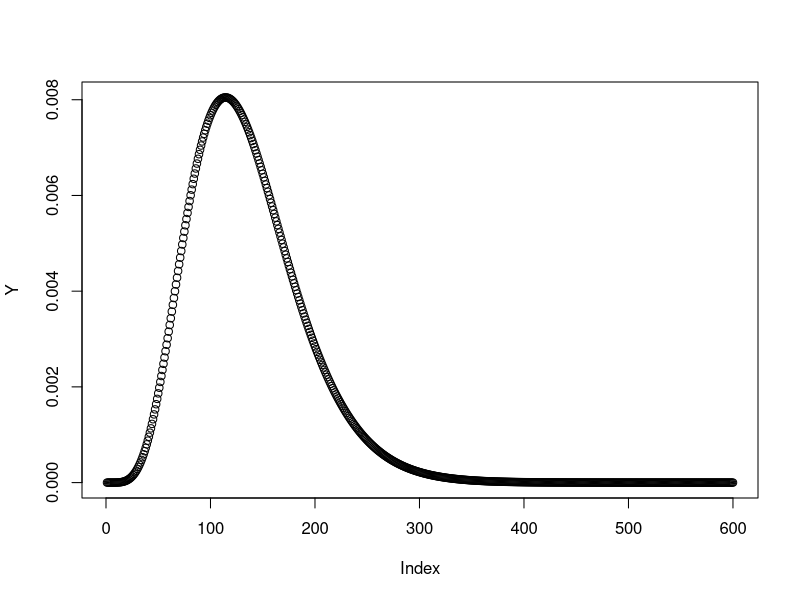
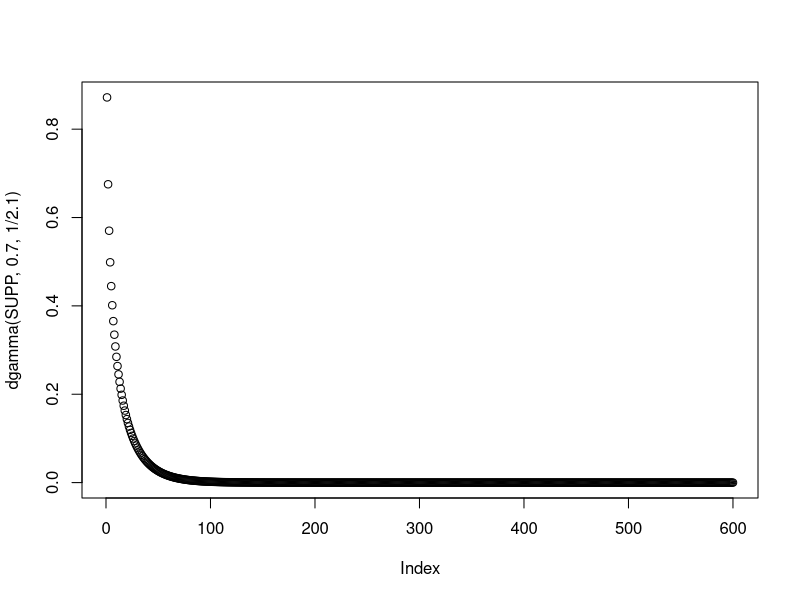
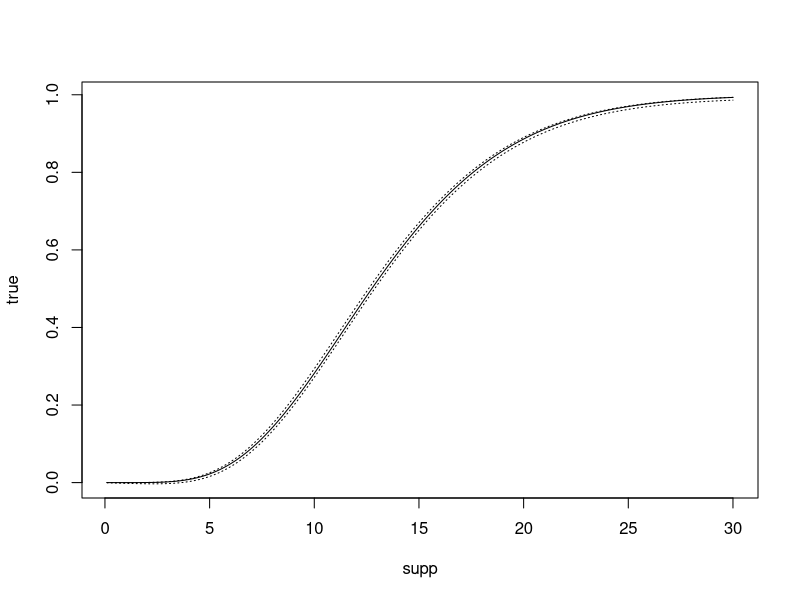

Recreate these plots in R, in order.
SUPP <- (1:600)/10
supp <- (1:300)/10
x <- diff( c(0, pgamma(SUPP, 0.7, 1/2.1)))
z <- diff( c(0, pgamma(SUPP, 7.1, 1/2.1)))
Y <- Re(fft( fft(z)/fft(x) , inverse = TRUE)) / length(SUPP)
plot(Y)
plot(dgamma(SUPP, .7,1/2.1))
ys <- cumsum(Y[1:300])-cumsum(Y[301:600])
Y[3] <- sum(Y[1:3])
yl <- cumsum(Y[3:302])
true <- pgamma(supp, 6.4, 1/2.1)
plot(x = supp, y = true, type = 'l')
lines(x = supp, y = yl, lty = 3)
lines(x = supp, y = ys, lty = 3)
prod(true >= ys)
prod(true <= yl)